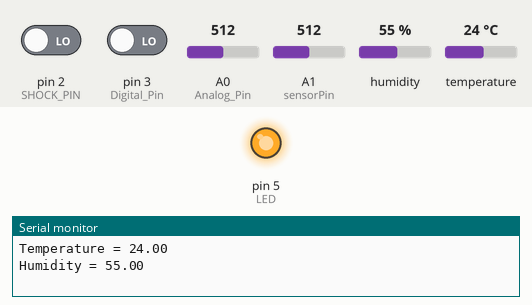
This sketch was run on a simulated Arduino Uno, built with avr-gcc and run on an emulated ATmega328P. On the bench: output pins drawn as LEDs (lit = HIGH), the last lines printed to the serial monitor. The inputs (shaded band) are chosen by the test bench; at power-on: pin 2 (SHOCK_PIN) LOW, pin 3 (Digital_Pin) LOW, A0 (Analog_Pin) = 512, A1 (sensorPin) = 512, humidity 55 %, temperature 24 °C. Pins used as bus, display or sensor lines are not drawn.

Above: at 3.1 s.
3.2 s: pin 2 (SHOCK_PIN) driven HIGH
At 5.0 s:
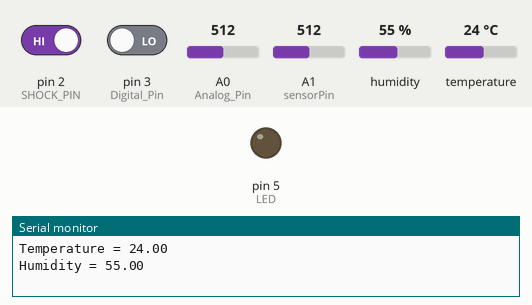
9.4 s: pin 2 (SHOCK_PIN) driven LOW
At 10.8 s:
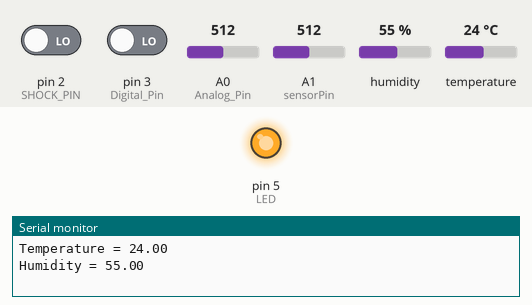
12.5 s: pin 2 (SHOCK_PIN) driven HIGH and pin 3 (Digital_Pin) driven LOW
At 15.2 s:
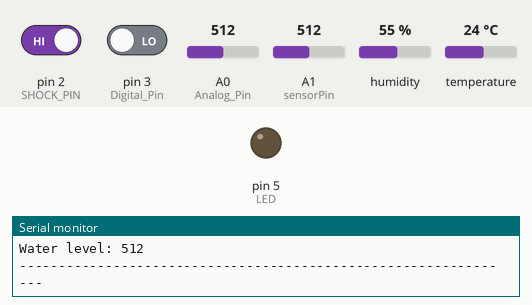
19.4 s: A0 (Analog_Pin) set to 106
22.5 s: A0 (Analog_Pin) set to 89
Timing chart, 0 to 25.5 s (numbered marks = the images above; inputs shaded):
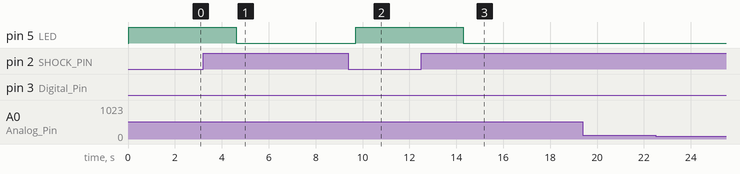

Measured:
- after the input at 3.2 s, pin 5 (LED): HIGH → LOW after 1.4 s
- after the input at 9.4 s, pin 5 (LED): LOW → HIGH after 0.30 s
- after the input at 12.5 s, pin 5 (LED): HIGH → LOW after 1.8 s

The sketch:

Weather_Station.ino
```cpp
#include <dht.h>

dht DHT;

#define DHT11_PIN 7

#define SHOCK_PIN 2

int Analog_Pin = A0;
int Digital_Pin = 3;

int LED = 5;

// Water level sensor pins
#define sensorPower 8
#define sensorPin A1
// Value for storing water level
int val = 0;

void setup(){
  Serial.begin(9600);
  pinMode(Analog_Pin, INPUT);
  pinMode(Digital_Pin, INPUT);
  // Set D7 as an OUTPUT
  pinMode(sensorPower, OUTPUT);

  // Set to LOW so no power flows through the sensor
  digitalWrite(sensorPower, LOW);

  pinMode(LED, OUTPUT);       // on-board LED, usually pin 13
  pinMode(SHOCK_PIN, INPUT);          // shock sensor pin set to input
}

//This is a function used to get the water sensor reading
int readSensor() {
  digitalWrite(sensorPower, HIGH);  // Turn the sensor ON
  delay(10);              // wait 10 milliseconds
  val = analogRead(sensorPin);    // Read the analog value form sensor
  digitalWrite(sensorPower, LOW);   // Turn the sensor OFF
  return val;             // send current reading
}

void loop(){
  int chk = DHT.read11(DHT11_PIN);
  Serial.print("Temperature = ");
  Serial.println(DHT.temperature);
  Serial.print("Humidity = ");
  Serial.println(DHT.humidity);
  //delay(1000);

//earthquake detector
  if (digitalRead(SHOCK_PIN)) {       // shock detected?
    // shock not detected with pull-up resistor
    digitalWrite(LED, LOW);   // switch LED off
  }
  else {
    // shock detected with pull-up resistor
    digitalWrite(LED, HIGH);  // switch LED on
    delay(2000);                      // leave LED on for period
  }

  //thunder detector
  float Analog;
  int Digital;


  Analog = analogRead(Analog_Pin);
  Digital = digitalRead(Digital_Pin);


  Serial.print("Analog voltage :");
  Serial.print(Analog, 4);
  Serial.print("V, ");
  Serial.print("Limit :");

  if(Digital==HIGH)
  {
      Serial.println(" reached ");
  }
  else
  {
      Serial.println(" Not yet reached ");
  }

  //water sensor
  int level = readSensor();

  Serial.print("Water level: ");
  Serial.println(level);

  Serial.println("----------------------------------------------------------------");
  delay (200);
}
```
